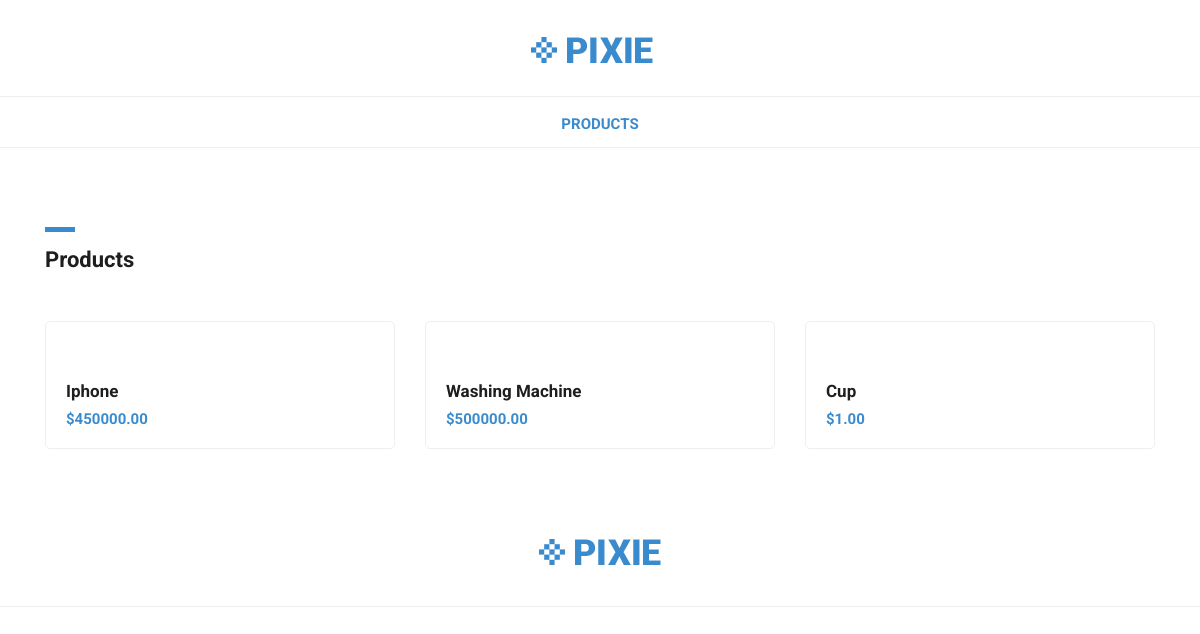
The app's page /ecommerce/ with its own data.
### ecommerce/models.py (models this page shows, shortened)
class Product(models.Model):
    name = models.CharField(max_length=500, default='')
    price = models.DecimalField(max_digits=10, decimal_places=2, default='')
    description = models.TextField(default='')
    image1 = models.ImageField(upload_to='images', default='')
    image2 = models.ImageField(upload_to='images', default='')
    image3 = models.ImageField(upload_to='images', default='')
    image4 = models.ImageField(upload_to='images', default='')

### ecommerce/views.py (the view)
# urls.py: path('', views.allproducts, name='allproducts'),
def allproducts(request):
    products = Product.objects.all()
    context = {
        'products' : products,
    }
    return render(request, 'ecommerce/products.html', context)

### ecommerce/templates/ecommerce/products.html (shortened to what this page needs)
{% load static %}
<!DOCTYPE html>
<html lang="en">
  <head>
    <link href="{% static 'vendor/bootstrap/css/bootstrap.min.css' %}" rel="stylesheet">
    <link rel="stylesheet" href="{% static 'assets/css/fontawesome.css' %}">
    <link rel="stylesheet" href="{% static 'assets/css/tooplate-main.css' %}">
    <link rel="stylesheet" href="{% static 'assets/css/owl.css' %}">
  </head>
  <body>
    <nav class="navbar navbar-expand-lg navbar-dark bg-dark static-top">
      <div class="container">
        <a class="navbar-brand" href="#"><img src="{% static 'assets/images/header-logo.png' %}" alt=""></a>
        <div class="collapse navbar-collapse" id="navbarResponsive">
          <ul class="navbar-nav ml-auto">
            <li class="nav-item active">
              <a class="nav-link" href="products.html">Products
              </a>
            </li>
          </ul>
        </div>
      </div>
    </nav>
    <div class="featured-page">
      <div class="container">
        <div class="row">
          <div class="col-md-4 col-sm-12">
            <div class="section-heading">
              <div class="line-dec"></div>
              <h1>Products</h1>
            </div>
          </div>
          <div class="col-md-8 col-sm-12">
          </div>
        </div>
      </div>
    </div>
    <div class="featured container no-gutter">
        <div class="row posts">
          {% for product in products %}
            <div id="1" class="item new col-md-4">
              <a href="{% url 'ecommerce:productdetail' pk=product.pk %}">
                <div class="featured-item">
                  <h4>{{ product.name }}</h4>
                  <h6>${{ product.price }}</h6>
                </div>
              </a>
            </div>
            {% endfor %}
        </div>
    </div>
    <div class="footer">
      <div class="container">
        <div class="row">
          <div class="col-md-12">
            <div class="logo">
              <img src="{% static 'assets/images/header-logo.png' %}" alt="">
            </div>
          </div>
          <div class="col-md-12">
          </div>
        </div>
      </div>
    </div>
    <div class="sub-footer">
    </div>
  </body>
</html>

### ecommerce/static/assets/css/tooplate-main.css (style rules this page uses)
body { font-family: 'Roboto', sans-serif; transition: all 0.5s; }
a { text-decoration: none!important; }
.section-heading { margin-top: 80px; margin-bottom: 40px; }
.section-heading .line-dec { width: 30px; height: 5px; background-color: #3a8bcd; }
.section-heading h1 { font-size: 22px; font-weight: 700; color: #1e1e1e; margin-top: 15px; }
.navbar .navbar-brand { text-align: center; width: 100%; position: relative; padding: 25px 0px; }
.bg-dark { background-color: #fff!important; border-bottom: 1px solid #eee; }
#navbarResponsive { z-index: 999; position: absolute; left: 50%; top: 105px; transform: translateX(-50%); }
.navbar-dark .navbar-nav .nav-item { margin: 0px 15px; }
.navbar-dark .navbar-nav .nav-link { text-transform: uppercase; font-size: 15px; font-weight: 700; color: #1e1e1e; transition: all 0.5s; }
.navbar-dark .navbar-nav .nav-link:hover, .navbar-dark .navbar-nav .active>.nav-link, .navbar-dark .navbar-nav .nav-link.active, .navbar-dark .navbar-nav .nav-link.show, .navbar-dark .navbar-nav .show>.nav-link { color: #3a8bcd; }
.navbar:after { width: 100%; height: 1px; background-color: #eee; content: ''; position: absolute; left: 0; bottom: -52px; }
.featured-item { border-radius: 5px; border: 1px solid #eee; padding: 20px; transition: all 0.5s; }
.featured-item h4 { font-size: 17px; font-weight: 700; color: #1e1e1e; margin-top: 15px; transition: all 0.5s; }
.featured-item h6 { color: #3a8bcd; font-size: 15px; font-weight: 700; margin-bottom: 0px; }
.footer { text-align: center; }
.footer .logo img { max-width: 100%; margin-top: 60px; margin-bottom: 40px; }
.sub-footer { border-top: 1px solid #eee; text-align: center; }
.featured-page { margin-top: 130px; margin-bottom: 40px; }
.featured-page .section-heading { margin-top: 0px; margin-bottom: 0px; }
.featured .featured-item { margin-bottom: 30px; text-decoration: none; }
.featured .featured-item h4 { transition: all 0.5s; }
.isotope, .isotope .item { -webkit-transition-duration: 0.8s; -moz-transition-duration: 0.8s; -ms-transition-duration: 0.8s; -o-transition-duration: 0.8s; transition-duration: 0.8s; }
.isotope { -webkit-transition-property: height, width; -moz-transition-property: height, width; -ms-transition-property: height, width; -o-transition-property: height, width; transition-property: height, width; }
.isotope .item { -webkit-transition-property: -webkit-transform, opacity; -moz-transition-property: -moz-transform, opacity; -ms-transition-property: -ms-transform, opacity; -o-transition-property: top, left, opacity; transition-property: transform, opacity; }

### records on screen
Product: name "Iphone", price "450000.00"
Product: name "Washing Machine", price "500000.00"
Product: name "Cup", price "1.00"
